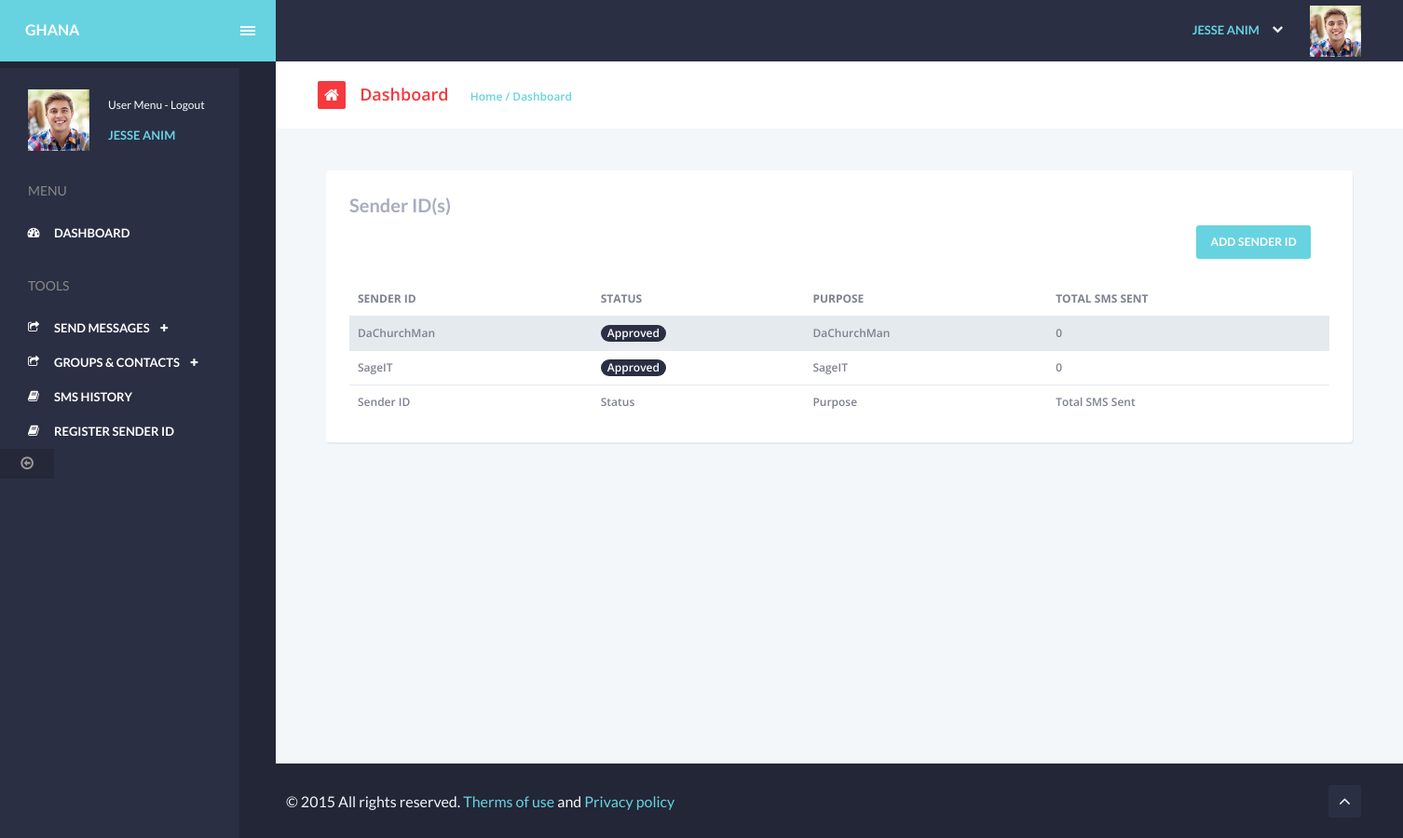
Page /register-sender-id.php (signed in) on the earlier database version.
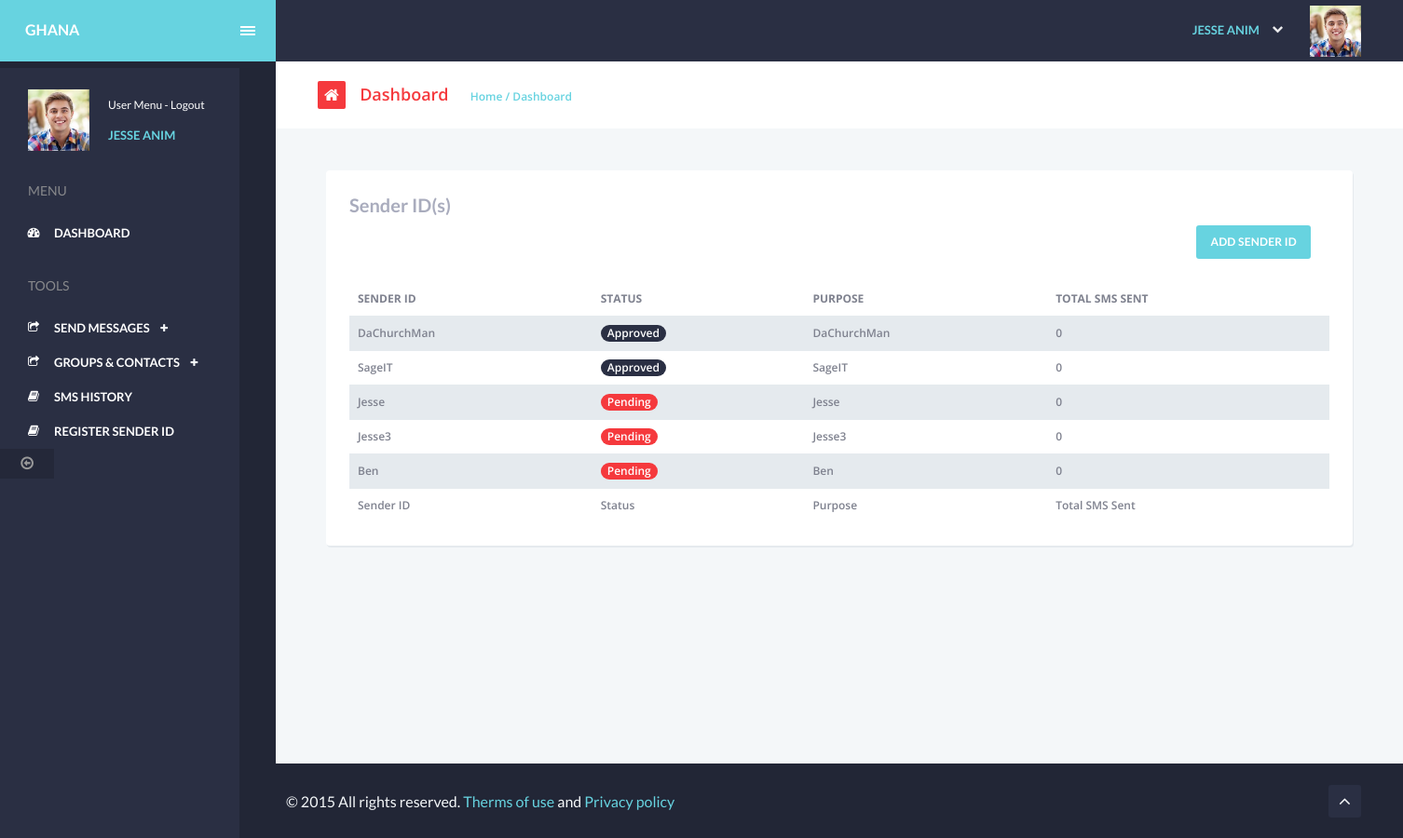
Same page on the later database version.
### tables this page shows
CREATE TABLE `senderID` (
  `id` int(11) NOT NULL,
  `status` int(11) NOT NULL DEFAULT 0,
  `client_id` int(11) NOT NULL,
  `sender_id` varchar(255) NOT NULL,
  `purpose` varchar(255) NOT NULL,
  `date_created` timestamp NOT NULL DEFAULT current_timestamp() ON UPDATE current_timestamp()
);

### partials/header.php (called while the page is built)
<?php
include_once 'partials/head.php';
include_once 'partials/sidebar.php';
include_once 'partials/navbar.php';

### register-sender-id.php (the view, shortened to what this page needs)
<?php
    require_once 'partials/header.php';
    $client_id = $_SESSION['sage_it_sms_id'];
    $query = "SELECT * FROM senderID WHERE client_id = :c_id";
    $statement = $con->prepare($query);
    $statement->execute(
        array(
            ":c_id" => $client_id
        )
    );
    $count = $statement->rowCount();
    $rows = $statement->fetchAll(PDO::FETCH_ASSOC);
?>
<section id="content" class="table-layout animated fadeIn">
    <div class="chute chute-center">
        <div class="col-md-12">
            <div class="panel panel-visible" id="spy3">
                <div class="panel-heading">
                    <div class="panel-title hidden-xs">
                        Sender ID(s)
                    </div>
                    <div class="panel-footer text-right">
                        <a href="register-sender-id-add.php" class="btn btn-primary ph15 mr5" type="button">Add Sender
                            ID</a>
                    </div>
                </div>
                <div class="panel-body pn">
                    <div class="table-responsive">
                        <table class="table table-striped table-hover" id="datatable3" cellspacing="0" width="100%">
                            <thead>
                                <tr>
                                    <th class="va-m sorting_desc">Sender ID</th>
                                    <th class="va-m">Status</th>
                                    <th class="va-m">Purpose</th>
                                    <th class="va-m">Total SMS Sent</th>
                                </tr>
                            </thead>
                            <tfoot>
                                <tr>
                                    <th class="va-m sorting_desc">Sender ID</th>
                                    <th class="va-m">Status</th>
                                    <th class="va-m">Purpose</th>
                                    <th class="va-m">Total SMS Sent</th>
                                </tr>
                            </tfoot>
                            <tbody>
                                <?php
                                    if($count > 0 && !(empty($rows))){
                                        foreach($rows as $results){?>
                                            <tr>
                                                <td><?= $results['sender_id']; ?></td>
                                                <td><span class="badge <?= $results['status'] == 0 ? 'badge-danger' : 'badge-dark'?>"><?= $results['status'] == 0 ? 'Pending' : 'Approved'?></span></td>
                                                <td class="hidden-xs"><?= $results['sender_id']; ?></td>
                                                <td class="hidden-xs">0</td>
                                            </tr>
                                        <?php
                                        }
                                    }
                                ?>
                            </tbody>
                        </table>
                    </div>
                </div>
            </div>
        </div>
    </div>
</section>
<?php
    require_once 'partials/footer.php';
?>

### partials/head.php (shortened to what this page needs)
<!DOCTYPE html>
<html>
<head>
    <link rel="stylesheet" type="text/css" href="assets/fonts/icomoon/icomoon.css">
    <link rel="stylesheet" type="text/css" href="assets/js/plugins/fullcalendar/fullcalendar.min.css">
    <link rel="stylesheet" type="text/css" href="assets/js/plugins/magnific/magnific-popup.css">
    <link rel="stylesheet" type="text/css" href="assets/js/plugins/c3charts/c3.min.css">
    <link rel="stylesheet" type="text/css" href="assets/skin/default_skin/css/theme.css">
    <link rel="stylesheet" type="text/css" href="assets/allcp/forms/css/forms.css">
    <link rel="stylesheet" type="text/css" href="assets/js/plugins/datatables/media/css/dataTables.bootstrap.css">
    <link rel="stylesheet" type="text/css"
        href="assets/js/plugins/datatables/extensions/Editor/css/dataTables.editor.css">
    <link rel="stylesheet" type="text/css"
        href="assets/js/plugins/datatables/extensions/ColReorder/css/dataTables.colReorder.min.css">
    <link rel="stylesheet" href="sweetalert2.min.css">
</head>
<body class="dashboard-page">
    <div id="main">
        <header class="navbar navbar-fixed-top bg-dark">
            <div class="navbar-logo-wrapper">
                <a class="navbar-logo-text" href="dashboard.php">
                    <b><?= $_SESSION['sage_it_business_name']; ?></b>
                </a>
                <span id="sidebar_left_toggle" class="ad ad-lines"></span>
            </div>
            <ul class="nav navbar-nav navbar-right">
                <li class="dropdown dropdown-fuse">
                    <a href="#" class="dropdown-toggle fw600" data-toggle="dropdown">
                        <span class="hidden-xs">
                            <name><?= $_SESSION['sage_it_sms_name']; ?></name>
                        </span>
                        <span class="fa fa-caret-down hidden-xs mr15"></span>
                        <img src="assets/img/avatars/profile_avatar.jpg" alt="avatar" class="mw55">
                    </a>
                </li>
            </ul>
        </header>
        <aside id="sidebar_left" class="nano nano-light affix">
            <div class="sidebar-left-content nano-content">
                <header class="sidebar-header">
                    <div class="sidebar-widget author-widget">
                        <div class="media">
                            <a class="media-left" href="#">
                                <img src="assets/img/avatars/profile_avatar.jpg" class="img-responsive">
                            </a>
                            <div class="media-body">
                                <div class="media-links">
                                    <a href="#" /*class="sidebar-menu-toggle"*/>User Menu -</a> <a onclick="Logout()" style="cursor: pointer;"
                                        >Logout</a>
                                </div>
                                <div class="media-author"><?= $_SESSION['sage_it_sms_name']; ?></div>
                            </div>
                        </div>
                    </div>
                </header>

### partials/sidebar.php (shortened to what this page needs)
<ul class="nav sidebar-menu">
    <li class="sidebar-label pt30">Menu</li>
    <li class="active">
        <a class="accordion-toggle menu-open" href="dashboard.php">
            <span class="fa fa-dashboard"></span>
            <span href="dashboard.php" class="sidebar-title">Dashboard</span>
        </a>
    </li>
    <li class="sidebar-label pt25">Tools</li>
    <li>
        <a class="accordion-toggle" href="#">
            <span class="fa fa-share-square-o"></span>
            <span class="sidebar-title">SEND MESSAGES</span>
            <span class="caret"></span>
        </a>
    </li>
    <li>
        <a class="accordion-toggle" href="#">
            <span class="fa fa-share-square-o"></span>
            <span class="sidebar-title">GROUPS & CONTACTS</span>
            <span class="caret"></span>
        </a>
    </li>
    <li>
        <a href="sms-history.php">
            <span class="fa fa-book"></span>
            <span class="sidebar-title">SMS History</span>
        </a>
    </li>
    <li>
        <a href="register-sender-id.php">
            <span class="fa fa-book"></span>
            <span class="sidebar-title">Register Sender ID</span>
        </a>
    </li>

### partials/navbar.php
        <div class="sidebar-toggler">
            <a href="#">
                <span class="fa fa-arrow-circle-o-left"></span>
            </a>
        </div>
    </div>
</aside>
<section id="content_wrapper">
    <header id="topbar" class="alt">
        <div class="topbar-left">
            <ol class="breadcrumb">
                <li class="breadcrumb-icon">
                    <a href="dashboard.php">
                        <span class="fa fa-home"></span>
                    </a>
                </li>
                <li class="breadcrumb-active">
                    <a href="dashboard.php">Dashboard</a>
                </li>
                <li class="breadcrumb-link">
                    <a href="dashboard.php">Home</a>
                </li>
                <li class="breadcrumb-current-item">Dashboard</li>
            </ol>
        </div>
    </header>

### partials/footer.php (shortened to what this page needs)
        <footer id="content-footer" class="affix">
            <div class="row">
                <div class="col-md-6">
                    <span class="footer-legal">© 2015 All rights reserved. <a href="#">Therms of use</a> and <a
                            href="#">Privacy policy</a></span>
                </div>
                <div class="col-md-6 text-right">
                    <span class="footer-meta"></span>
                    <a href="#content" class="footer-return-top">
                        <span class="fa fa-angle-up"></span>
                    </a>
                </div>
            </div>
        </footer>
    </section>
</div>
</body>
</html>

Differences in the rows shown:
added senderid: sender "Jesse", status "Pending"
added senderid: sender "Jesse3", status "Pending"
added senderid: sender "Ben", status "Pending"
